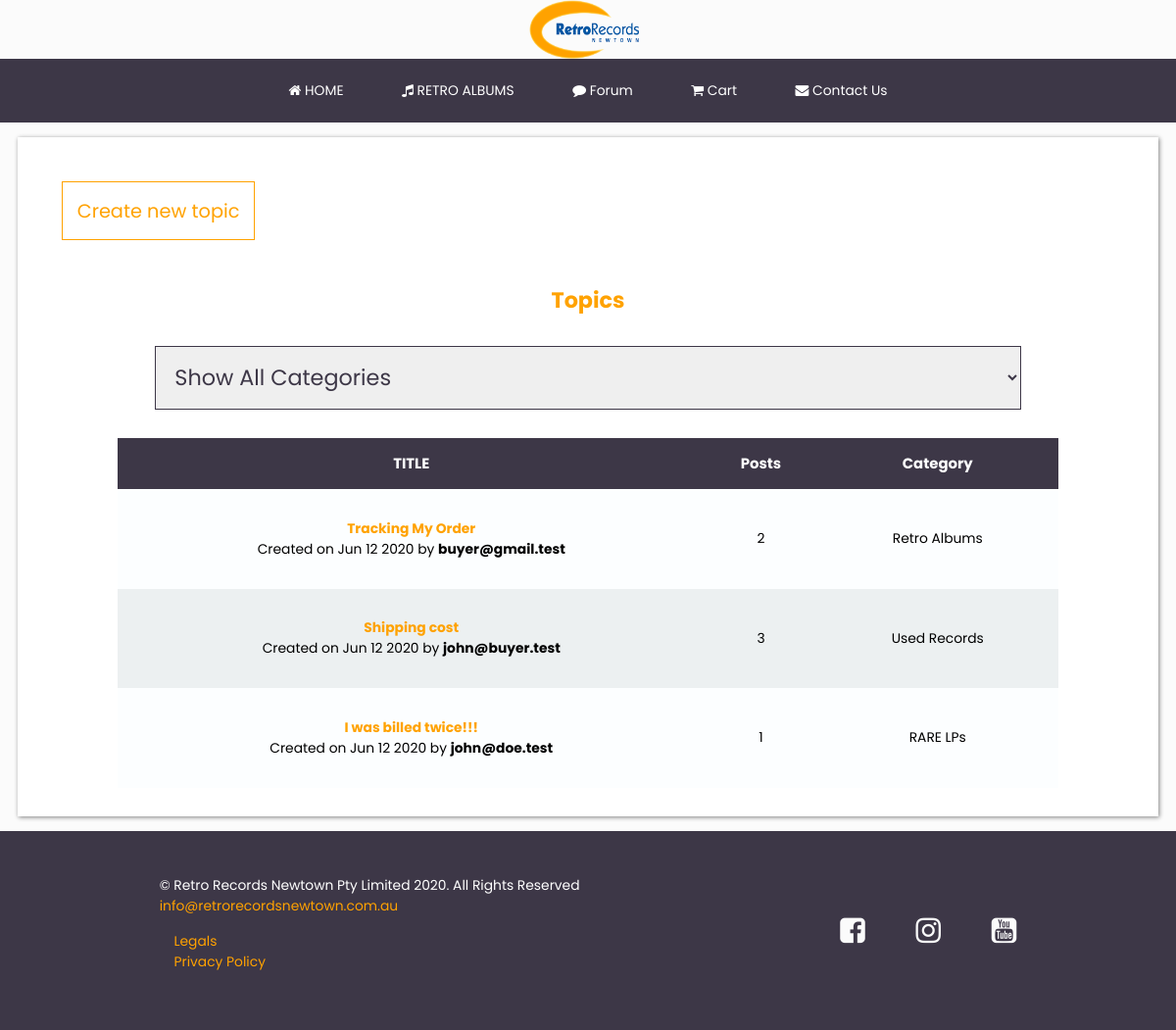
The page /forum/index.php on the database its author committed.
### tables this page shows
CREATE TABLE `forum_topics` (
  `id` int(11) NOT NULL,
  `title` varchar(255) NOT NULL,
  `created_at` date NOT NULL,
  `owner_email` varchar(255) NOT NULL,
  `category_id` int(11) NOT NULL
);

CREATE TABLE `forum_categories` (
  `id` int(11) NOT NULL,
  `name` varchar(255) NOT NULL,
  `created_at` date NOT NULL
);

### forum/index.php (the view, shortened to what this page needs)
<?php
include '../functions.php';
$get_categories_sql = "SELECT id,name from forum_categories";
$categories_res = $conn->query($get_categories_sql) or die($conn->error);
$category_options = '<option value="">Show All Categories</option>';
while ($category = $categories_res->fetch_assoc()) {
    $name = $category['name'];
    $id = $category['id'];
    $category_options .= "<option value='$id'>$name</option>";
}
$get_topics_sql = "SELECT f.id, f.title, f.category_id, c.name AS category_name, c.id AS category_id,
                  DATE_FORMAT(f.created_at,  '%b %e %Y') AS
                  created_at, owner_email FROM forum_topics AS f
                  LEFT JOIN forum_categories AS c
                  ON f.category_id = c.id
                  ORDER BY f.created_at DESC";
$get_topics_res = $conn->query($get_topics_sql) or die($conn->error);
if ($get_topics_res->num_rows < 1) {
    $display_block = "<p class='text-center'>No topics exist.</p>";
} else {
    $display_block = <<<END_OF_TEXT
<table class="table table-forum">
    <thead>
        <tr>
            <th>TITLE</th>
            <th class="text-center">Posts</th>
            <th class="text-center">Category</th>
        </tr>
    </thead>
    <tbody>
END_OF_TEXT;
    while ($topic_info = $get_topics_res->fetch_assoc()) {
        $topic_id = $topic_info['id'];
        $topic_title = stripslashes($topic_info['title']);
        $topic_create_time = $topic_info['created_at'];
        $topic_owner = stripslashes($topic_info['owner_email']);
        $topic_category = stripslashes($topic_info['category_name']);
        $get_num_posts_sql = "SELECT COUNT(id) AS post_count FROM
                    forum_posts WHERE topic_id = '" . $topic_id . "'";
        $get_num_posts_res = $conn->query($get_num_posts_sql);
        while ($posts_info = $get_num_posts_res->fetch_assoc()) {
            $num_posts = $posts_info['post_count'];
        }
        $display_block .= <<<END_OF_TEXT
<tr>
       <td><a href="show-topic.php?topic_id=$topic_id">
       <strong>$topic_title</strong></a><br/>
       Created on $topic_create_time by <strong>$topic_owner</strong></td>
       <td class="text-center">$num_posts</td>
       <td class="text-center"><span class='badge badge-success'>$topic_category</span></td>
</tr>
END_OF_TEXT;
    }
    $display_block .= "
    </tbody>
    </table>";
}
?>
<?php
echo header_section(false, "Forum - Retro Records"); ?>
<main>
    <div class="content">
        <section class="col-full">
            <a href="/forum/create-topic.php" class="custom-button btn-lg">Create new topic</a>
            <h2 class="text-center text-primary mp-1">Topics</h2>
            <select class="custom-select" name="category_id" id="category" onchange="loadData(this); return false;">
                <?php echo $category_options ?>
            </select>
            <div id="data">
                <?php echo $display_block; ?>
            </div>
        </section>
    </div>
</main>
<?php echo footer_section(); ?>

### src/all.css (style rules this page uses)
html { font-family: sans-serif; }
body { margin: 0; }
article, aside, details, figcaption, figure, footer, header, main, menu, nav, section, summary { display: block; }
a { background-color: transparent; }
b, strong { font-weight: bold; }
button, input, optgroup, select, textarea { color: inherit; font: inherit; margin: 0; }
button, select { text-transform: none; }
table { border-collapse: collapse; border-spacing: 0; }
td, th { padding: 0; }
* { margin: 0; padding: 0; font-family: 'Poppins', sans-serif; font-size: .93rem; }
body { background: #fbfbfb; }
h2 { padding-top: 2rem; font-size: 1.5rem; }
.content { display: flex; flex-direction: column; }
main section { box-shadow: 1px 1px .3rem grey; padding: 2rem; margin: 1rem; background: #ffffff; min-height: 65vh; }
section.col-full { width: 80vw; margin: auto; margin-top: 1rem; overflow: auto; }
.text-primary { color: #FFA200; }
a { text-decoration: none; color: #FFA200; }
table { width: 80vw; text-align: center; margin: auto; }
tr:nth-child(even) { background:#ecf0f1; }
table th { padding: 1rem; background-color: #3d3747; color: white; font-size: 1rem; }
table.table-forum td, table.table-topic td { padding: 2rem; }
.text-center { text-align: center; }
.custom-select { display: block; width: 80%; padding: 1rem; margin: auto; margin-bottom: 2rem; font-size: 4vw; border: 1px solid #3d3747; color: #3d3747; }
.custom-button { display: inline-block; padding: 1rem; margin: 1rem; border: 1px solid #FFA200; }
.custom-button.btn-lg { font-size: 1.3rem; }
.mp-1 { padding: 1rem; margin: 1rem; }
@media only screen  and (min-width: 768px) { main { flex-direction: column; } }
@media only screen  and (min-width: 768px) { section.col-full { flex: 0 1 85vw; } }
@media only screen  and (min-width: 768px) { tr:nth-child(odd) { background: #fcfeff } }
@media only screen  and (min-width: 768px) { .custom-select { font-size: 1.5rem; } }
@media only screen and (min-width: 992px) { .content { flex-direction: row ; } }
@media only screen and (min-width: 992px) { section.col-full { flex: 0 1 92vw; } }

### rows shown on the page
forum_topics: title "Tracking My Order", topic_create_time "Jun 12 2020", owner_email "buyer@gmail.test", num_posts "2", forum_categories.name "Retro Albums"
forum_topics: title "Shipping cost", topic_create_time "Jun 12 2020", owner_email "john@buyer.test", num_posts "3", forum_categories.name "Used Records"
forum_topics: title "I was billed twice!!!", topic_create_time "Jun 12 2020", owner_email "john@doe.test", num_posts "1", forum_categories.name "RARE LPs"
